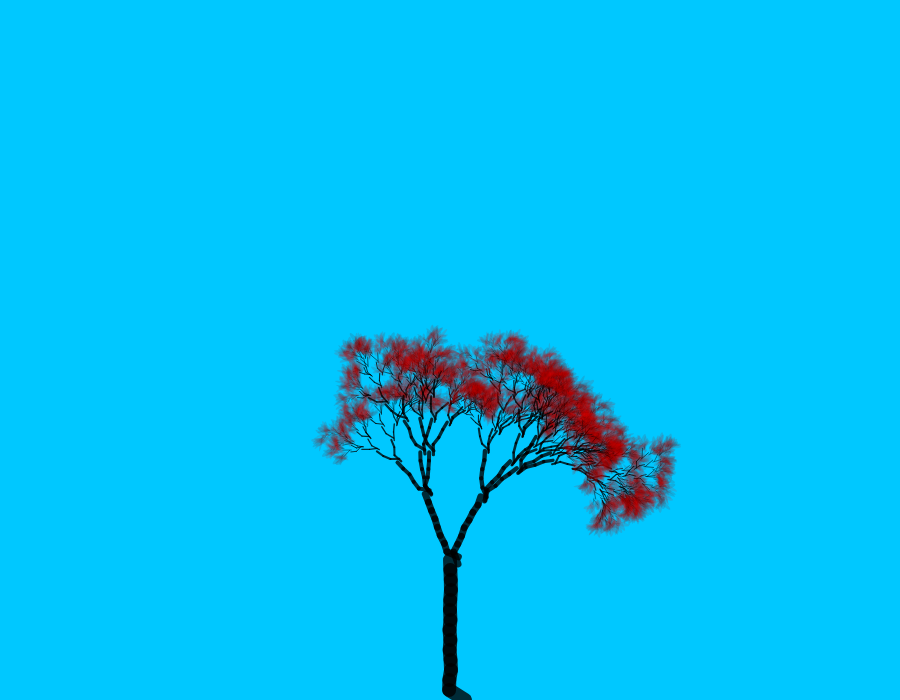
Frame 1 (no input)
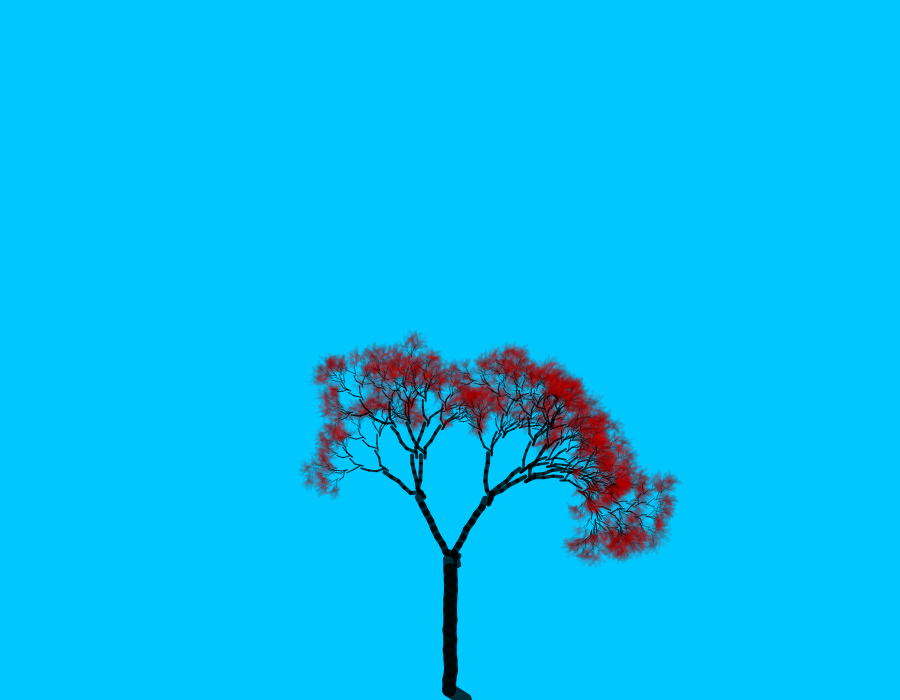
Frame 60 (no input)
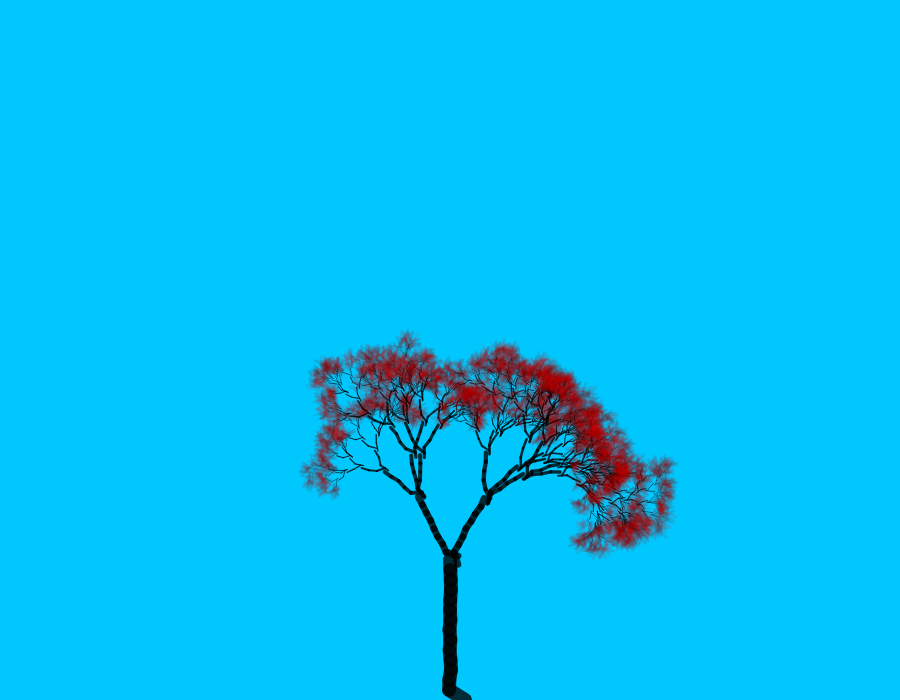
Frame 120 (the mouse pressed at the canvas centre since frame 60)

The p5.js sketch that drew these frames (run headless with seeded random() and noise() and a simulated clock; from frame 60 on, the mouse is pressed at the canvas centre):

// p5.js sketch
// ── sketch.js
var k = 0, rs = 0, mult = .65, angle=24;

function setup() {
  createCanvas(900,700);
}

function draw() {
  randomSeed(rs);
  background(0,200,255);
  translate(width/2, height);
  branch(140);
  k += 0.01;
}

function branch(len) {

  if (len > 4) {
    
    stroke(0,200);
    var sw = map(len, 200, 4, 20, .1);
    //strokeWeight(sw);
    //line(0, 0, 0, -len);
    oline(0, 0, 0, -len, sw);
    translate(0, -len);
    
    len *= random(.5,.9);

    push();
    rotate(radians(-angle + map(noise(k),0,1,-10,10)));
    branch(len);
    pop();

    push();
    rotate(radians(angle + map(noise(1000+k),0,1,-10,10)));
    branch(len);
    pop();
    
    if (random(1) < .5) {
      push();
      rotate(radians(angle/2 + map(noise(1000+k),0,1,-10,10)));
      branch(len);
      pop();
    }
  }
  else {
    noStroke();
    fill(random(100,255),0,0,32);
    ellipse(0,0,random(2,5),random(10,20));
    //text(random(1)>.5 ? '1':'0',0,0);//,random(2,5),random(10,20));
    //text('1',0,0);
  }
}

function mouseClicked() {
  rs = random(1000);
}

function oline(x1, y1, x2, y2, weight)
{
  strokeCap(ROUND);
  strokeWeight(weight);

  var twisti = 1 + (weight/24.0);

  var xd = x2 - x1, yd = y2 - y1;
  var dist = sqrt(xd * xd + yd * yd);
  var sections = ceil(dist / 10.0);
  //sections = 8;

  var twist, twist2 = [sections + 1];
  for (var i = 0; i < sections; i++)
  {
    twist = random(-twisti, twisti);
    var tx1 = x1 + ((xd / sections) * (i)) + twist2[i];
    var tx2 = x1 + ((xd / sections) * (i + 1)) + twist;
    var ty1 = y1 + ((yd / sections) * (i));
    var ty2 = y1 + ((yd / sections) * (i + 1));
    if (i == sections - 1)
    {
      tx2 = x2;
      ty2 = y2;
    }
    line(tx1, ty1, tx2, ty2);
    twist2[i + 1] = twist;
  }
}
